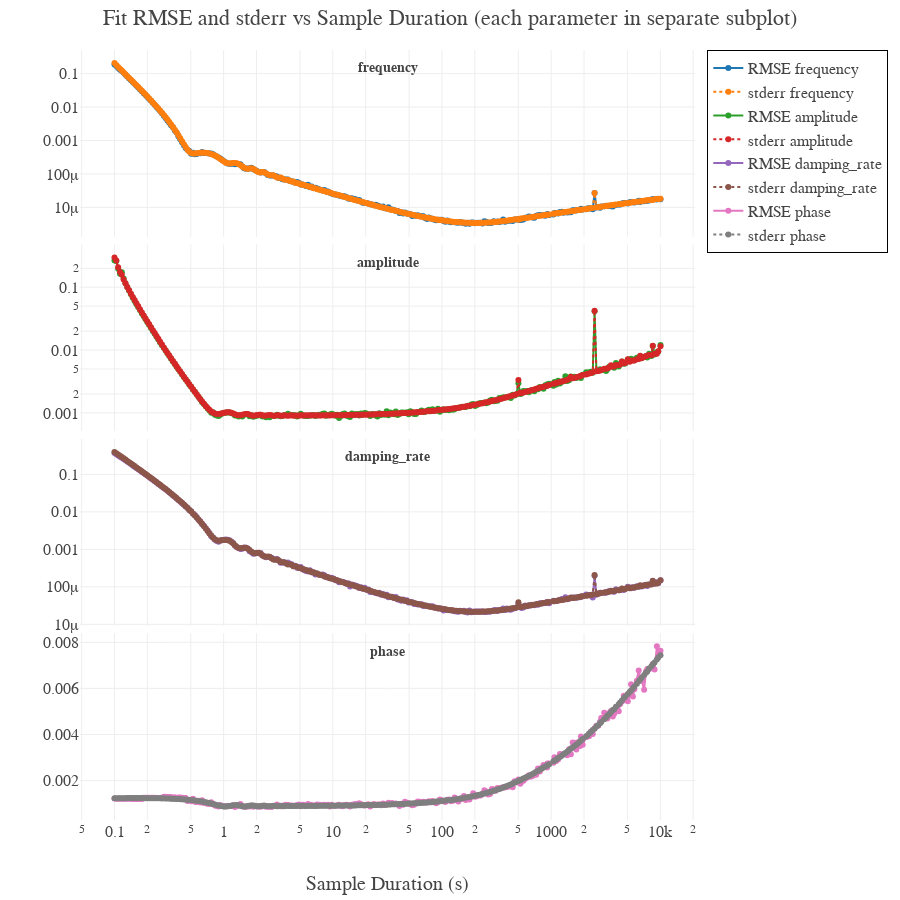

The code cell stored with this chart in its notebook:
### Code cell
import math_functions
import numpy as np
import numpy.typing as npt
import plotly.graph_objects as go
from scipy.optimize import curve_fit

from math_functions import damp_sine_wave
from plotly.subplots import make_subplots
from tqdm import tqdm
from typing import Tuple
from multiprocessing import Pool, cpu_count

from typing import Tuple

np_rng = np.random.default_rng(42)


# Wrapper for curve_fit
def wrapper(
    x: npt.NDArray[np.float64],
    frequency: float,
    amplitude: float,
    damping_rate: float,
    phase: float,
) -> npt.NDArray[np.float64]:
    return damp_sine_wave(
        x,
        frequency=frequency,
        damping_rate=damping_rate,
        phase=phase,
        amplitude=amplitude,
    )


key_order = ("frequency", "amplitude", "damping_rate", "phase")

# True model parameters
true_params: Dict[str, float] = dict(
    frequency=1.0, amplitude=1.0, damping_rate=0.01, phase=np.pi
)

# Settings
noise_scale = 0.01
num_repeats: int = 300
num_points: int = 1000  # points that the curve is sampling
# durations: npt.NDArray[np.float64] = np.linspace(0.1, 100, 100)
durations = np.logspace(-1.0, 4, 300)


# the problem is that the sampling can alias the true frequency, so we pick durations that do not alias to a frequency that is close to the niquist or zero frequency
# Step 1: Compute sampling frequencies
f_s_vals = num_points / durations
# Step 2: Compute apparent frequencies
f_a_vals = np.array(
    [
        math_functions.apparent_frequency(true_params["frequency"], f_s)
        for f_s in f_s_vals
    ]
)
# Step 3: Normalize apparent frequencies by f_true
f_a_norm = f_a_vals / true_params["frequency"]
f_N_norm = f_s_vals / (2 * true_params["frequency"])
# Step 4: Mask out undesired edge cases
min_thresh = 0.05
max_thresh = 0.95
valid: npt.NDArray[np.bool_] = (f_a_norm > min_thresh) & (f_a_norm < max_thresh)

# Step 5: Adjust durations for invalid cases by nudging a fraction of the Nyquist zone
delta: float = 0.1  # fraction of Nyquist zone width
adjusted_durations: npt.NDArray[np.float64] = durations.copy()

for idx in np.where(~valid)[0]:
    f_s = f_s_vals[idx]
    N = int(np.floor(2 * true_params["frequency"] / f_s)) + 1
    f_s_zone_width = 2 * true_params["frequency"] * (1 / N - 1 / (N + 1))
    f_s_offset = delta * f_s_zone_width
    direction = 1 if N % 2 == 0 else -1
    f_s_adjusted = f_s + direction * f_s_offset
    adjusted_durations[idx] = num_points / f_s_adjusted

# Final assignment
durations = adjusted_durations


# Storage
rmse_results = {k: [] for k in true_params}
stderr_results = {k: [] for k in true_params}


def fit_for_duration(
    duration: float,
) -> Tuple[float, Dict[str, float], Dict[str, float]]:
    x_vals = np.linspace(0, duration, num_points)

    param_diffs = {k: [] for k in true_params}
    param_stderr = {k: [] for k in true_params}

    for _ in range(num_repeats):
        y_clean = damp_sine_wave(x_vals, **true_params)
        noise = np_rng.normal(scale=noise_scale, size=y_clean.shape)
        y_noisy = y_clean + noise

        try:
            initial_guess = np.array([true_params[k] for k in key_order])
            initial_guess += (
                np_rng.normal(scale=0.00001, size=initial_guess.shape) * initial_guess
            )
            popt, pcov = curve_fit(wrapper, x_vals, y_noisy, p0=initial_guess)
            perr = np.sqrt(np.diag(pcov))

            for i, key in enumerate(true_params):
                param_diffs[key].append(popt[i] - true_params[key])
                param_stderr[key].append(perr[i])
        except RuntimeError:
            for key in true_params:
                param_diffs[key].append(np.nan)
                param_stderr[key].append(np.nan)

    rmse = {
        key: np.sqrt(np.nanmean(np.square(param_diffs[key]))) for key in true_params
    }
    stderr = {key: np.nanmean(param_stderr[key]) for key in true_params}

    return duration, rmse, stderr


print("Starting parallel fits...")
with Pool(processes=cpu_count()) as pool:
    results = list(tqdm(pool.imap(fit_for_duration, durations), total=len(durations)))

rmse_results = {k: [] for k in true_params}
stderr_results = {k: [] for k in true_params}

# Extract from results
durations_out = []
for duration, rmse, stderr in results:
    durations_out.append(duration)
    for key in true_params:
        rmse_results[key].append(rmse[key])
        stderr_results[key].append(stderr[key])

durations = np.array(durations_out)

# Plotting with Plotly
# Create subplots
fig = make_subplots(rows=4, cols=1, shared_xaxes=True, vertical_spacing=0.01)

for i, k in enumerate(true_params, start=1):
    fig.add_trace(
        go.Scatter(
            x=durations, y=rmse_results[k], mode="lines+markers", name=f"RMSE {k}"
        ),
        row=i,
        col=1,
    )
    fig.add_trace(
        go.Scatter(
            x=durations,
            y=stderr_results[k],
            mode="lines+markers",
            name=f"stderr {k}",
            line=dict(dash="dot"),
        ),
        row=i,
        col=1,
    )

    xref = "x domain" if i == 1 else f"x{i} domain"
    yref = "y domain" if i == 1 else f"y{i} domain"
    fig.add_annotation(
        text=f"<b>{k}</b>",
        x=0.5,
        y=0.95,
        xref=xref,
        yref=yref,
        showarrow=False,
        font=dict(size=14),
        align="left",
    )

fig.update_layout(
    title="Fit RMSE and stderr vs Sample Duration (each parameter in separate subplot)",
    xaxis4_title="Sample Duration (s)",
    height=900,
    width=900,
    showlegend=True,
)

for i in range(1, 4):
    fig.update_yaxes(type="log", row=i, col=1)
    fig.update_xaxes(type="log", row=i, col=1)


fig.update_xaxes(type="log", title="Sample Duration (s)", row=4, col=1)

fig.show()

### Figure 1 — Plotly figure (JSON) as saved in the notebook; plotly's stock layout.template omitted (floating-point values rounded to 4 significant figures; data arrays with more than 128 entries replaced by an {"elided": "..."} marker saying what was removed)
{"data": [{"mode": "lines+markers", "name": "RMSE frequency", "type": "scatter", "x": {"elided": "300 float values"}, "xaxis": "x", "y": {"elided": "300 float values"}, "yaxis": "y"}, {"line": {"dash": "dot"}, "mode": "lines+markers", "name": "stderr frequency", "type": "scatter", "x": {"elided": "300 float values"}, "xaxis": "x", "y": {"elided": "300 float values"}, "yaxis": "y"}, {"mode": "lines+markers", "name": "RMSE amplitude", "type": "scatter", "x": {"elided": "300 float values"}, "xaxis": "x2", "y": {"elided": "300 float values"}, "yaxis": "y2"}, {"line": {"dash": "dot"}, "mode": "lines+markers", "name": "stderr amplitude", "type": "scatter", "x": {"elided": "300 float values"}, "xaxis": "x2", "y": {"elided": "300 float values"}, "yaxis": "y2"}, {"mode": "lines+markers", "name": "RMSE damping_rate", "type": "scatter", "x": {"elided": "300 float values"}, "xaxis": "x3", "y": {"elided": "300 float values"}, "yaxis": "y3"}, {"line": {"dash": "dot"}, "mode": "lines+markers", "name": "stderr damping_rate", "type": "scatter", "x": {"elided": "300 float values"}, "xaxis": "x3", "y": {"elided": "300 float values"}, "yaxis": "y3"}, {"mode": "lines+markers", "name": "RMSE phase", "type": "scatter", "x": {"elided": "300 float values"}, "xaxis": "x4", "y": {"elided": "300 float values"}, "yaxis": "y4"}, {"line": {"dash": "dot"}, "mode": "lines+markers", "name": "stderr phase", "type": "scatter", "x": {"elided": "300 float values"}, "xaxis": "x4", "y": {"elided": "300 float values"}, "yaxis": "y4"}], "layout": {"annotations": [{"align": "left", "font": {"size": 14}, "showarrow": false, "text": "<b>frequency</b>", "x": 0.5, "xref": "x domain", "y": 0.95, "yref": "y domain"}, {"align": "left", "font": {"size": 14}, "showarrow": false, "text": "<b>amplitude</b>", "x": 0.5, "xref": "x2 domain", "y": 0.95, "yref": "y2 domain"}, {"align": "left", "font": {"size": 14}, "showarrow": false, "text": "<b>damping_rate</b>", "x": 0.5, "xref": "x3 domain", "y": 0.95, "yref": "y3 domain"}, {"align": "left", "font": {"size": 14}, "showarrow": false, "text": "<b>phase</b>", "x": 0.5, "xref": "x4 domain", "y": 0.95, "yref": "y4 domain"}], "height": 900, "showlegend": true, "title": {"text": "Fit RMSE and stderr vs Sample Duration (each parameter in separate subplot)"}, "width": 900, "xaxis": {"anchor": "y", "domain": [0, 1], "matches": "x4", "showticklabels": false, "type": "log"}, "xaxis2": {"anchor": "y2", "domain": [0, 1], "matches": "x4", "showticklabels": false, "type": "log"}, "xaxis3": {"anchor": "y3", "domain": [0, 1], "matches": "x4", "showticklabels": false, "type": "log"}, "xaxis4": {"anchor": "y4", "domain": [0, 1], "title": {"text": "Sample Duration (s)"}, "type": "log"}, "yaxis": {"anchor": "x", "domain": [0.7575, 1], "type": "log"}, "yaxis2": {"anchor": "x2", "domain": [0.505, 0.7475], "type": "log"}, "yaxis3": {"anchor": "x3", "domain": [0.2525, 0.495], "type": "log"}, "yaxis4": {"anchor": "x4", "domain": [0, 0.2425]}}}
